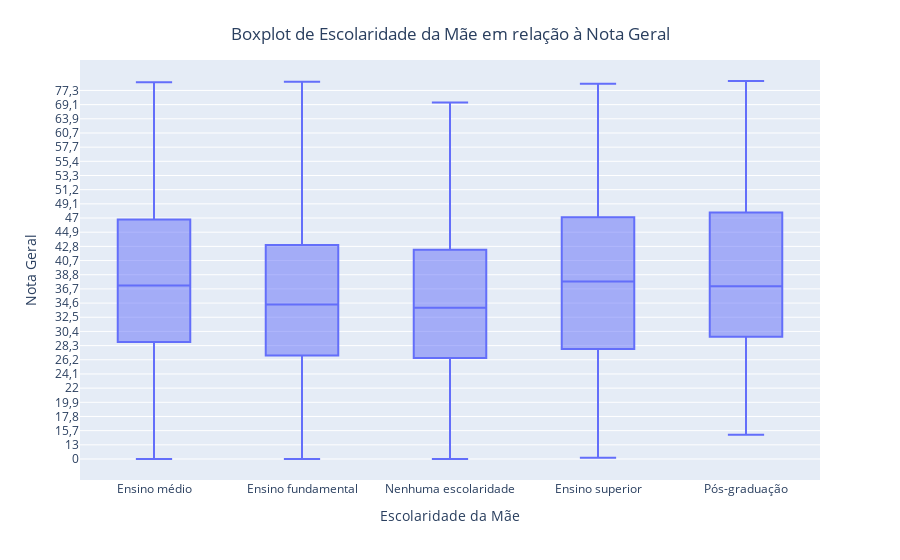

The cell this chart's notebook holds for it:
### Code cell
categorias = {
    'A': 'Nenhuma escolaridade',
    'B': 'Ensino fundamental',
    'C': 'Ensino fundamental',
    'D': 'Ensino médio',
    'E': 'Ensino superior',
    'F': 'Pós-graduação'
}

dados_explorados['Categoria'] = dados_explorados['Escolaridade_mae'].map(categorias)

dados_explorados = dados_explorados.sort_values(by='Nota_geral')

fig = px.box(dados_explorados, x='Categoria', y='Nota_geral', 
             labels={'Categoria': 'Escolaridade da Mãe', 'Nota_geral': 'Nota Geral'})
fig.update_layout(title='Boxplot de Escolaridade da Mãe em relação à Nota Geral', title_x=0.5, title_y=0.95)
fig.show()

### Figure 1 — Plotly figure (JSON) as saved in the notebook; plotly's stock layout.template omitted (floating-point values rounded to 4 significant figures; data arrays with more than 128 entries replaced by an {"elided": "..."} marker saying what was removed)
{"data": [{"alignmentgroup": "True", "hovertemplate": "Escolaridade da Mãe=%{x}<br>Nota Geral=%{y}<extra></extra>", "legendgroup": "", "marker": {"color": "#636efa"}, "name": "", "notched": false, "offsetgroup": "", "orientation": "v", "showlegend": false, "type": "box", "x": {"elided": "3118 str values"}, "x0": " ", "xaxis": "x", "y": {"elided": "3118 str values"}, "y0": " ", "yaxis": "y"}], "layout": {"boxmode": "group", "legend": {"tracegroupgap": 0}, "margin": {"t": 60}, "title": {"text": "Boxplot de Escolaridade da Mãe em relação à Nota Geral", "x": 0.5, "y": 0.95}, "xaxis": {"anchor": "y", "domain": [0, 1], "title": {"text": "Escolaridade da Mãe"}}, "yaxis": {"anchor": "x", "domain": [0, 1], "title": {"text": "Nota Geral"}}}}
